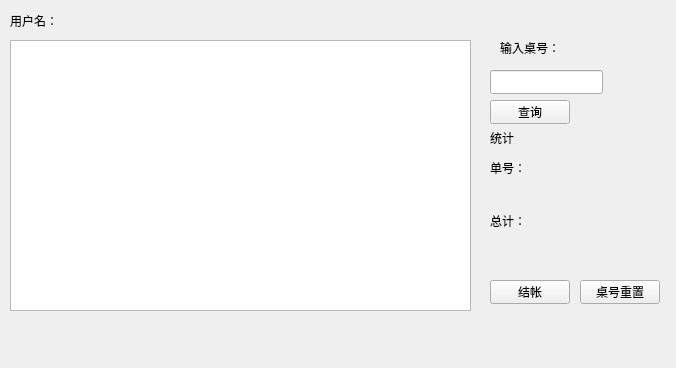
<?xml version="1.0" encoding="UTF-8"?>
<ui version="4.0">
 <class>CashierForm</class>
 <widget class="QWidget" name="CashierForm">
  <property name="geometry">
   <rect>
    <x>0</x>
    <y>0</y>
    <width>676</width>
    <height>368</height>
   </rect>
  </property>
  <property name="windowTitle">
   <string>Form</string>
  </property>
  <widget class="QLabel" name="label">
   <property name="geometry">
    <rect>
     <x>10</x>
     <y>10</y>
     <width>111</width>
     <height>21</height>
    </rect>
   </property>
   <property name="text">
    <string>用户名：</string>
   </property>
  </widget>
  <widget class="QLabel" name="label_2">
   <property name="geometry">
    <rect>
     <x>260</x>
     <y>10</y>
     <width>201</width>
     <height>21</height>
    </rect>
   </property>
   <property name="text">
    <string/>
   </property>
  </widget>
  <widget class="QTableWidget" name="tableWidget">
   <property name="geometry">
    <rect>
     <x>10</x>
     <y>40</y>
     <width>461</width>
     <height>271</height>
    </rect>
   </property>
  </widget>
  <widget class="QLabel" name="label_3">
   <property name="geometry">
    <rect>
     <x>500</x>
     <y>40</y>
     <width>61</width>
     <height>16</height>
    </rect>
   </property>
   <property name="text">
    <string>输入桌号：</string>
   </property>
  </widget>
  <widget class="QLineEdit" name="lineEdit">
   <property name="geometry">
    <rect>
     <x>490</x>
     <y>70</y>
     <width>113</width>
     <height>24</height>
    </rect>
   </property>
  </widget>
  <widget class="QPushButton" name="pushButton">
   <property name="geometry">
    <rect>
     <x>490</x>
     <y>100</y>
     <width>80</width>
     <height>24</height>
    </rect>
   </property>
   <property name="text">
    <string>查询</string>
   </property>
  </widget>
  <widget class="QPushButton" name="pushButton_2">
   <property name="geometry">
    <rect>
     <x>490</x>
     <y>280</y>
     <width>80</width>
     <height>24</height>
    </rect>
   </property>
   <property name="text">
    <string>结帐</string>
   </property>
  </widget>
  <widget class="QPushButton" name="pushButton_3">
   <property name="geometry">
    <rect>
     <x>580</x>
     <y>280</y>
     <width>80</width>
     <height>24</height>
    </rect>
   </property>
   <property name="text">
    <string>桌号重置</string>
   </property>
  </widget>
  <widget class="QLabel" name="label_4">
   <property name="geometry">
    <rect>
     <x>490</x>
     <y>130</y>
     <width>49</width>
     <height>16</height>
    </rect>
   </property>
   <property name="text">
    <string>统计</string>
   </property>
  </widget>
  <widget class="QLabel" name="label_5">
   <property name="geometry">
    <rect>
     <x>490</x>
     <y>160</y>
     <width>49</width>
     <height>16</height>
    </rect>
   </property>
   <property name="text">
    <string>单号：</string>
   </property>
  </widget>
  <widget class="QLabel" name="label_6">
   <property name="geometry">
    <rect>
     <x>490</x>
     <y>180</y>
     <width>181</width>
     <height>21</height>
    </rect>
   </property>
   <property name="text">
    <string/>
   </property>
  </widget>
  <widget class="QLabel" name="label_7">
   <property name="geometry">
    <rect>
     <x>490</x>
     <y>210</y>
     <width>131</width>
     <height>21</height>
    </rect>
   </property>
   <property name="text">
    <string>总计：</string>
   </property>
  </widget>
 </widget>
 <resources/>
 <connections/>
</ui>
